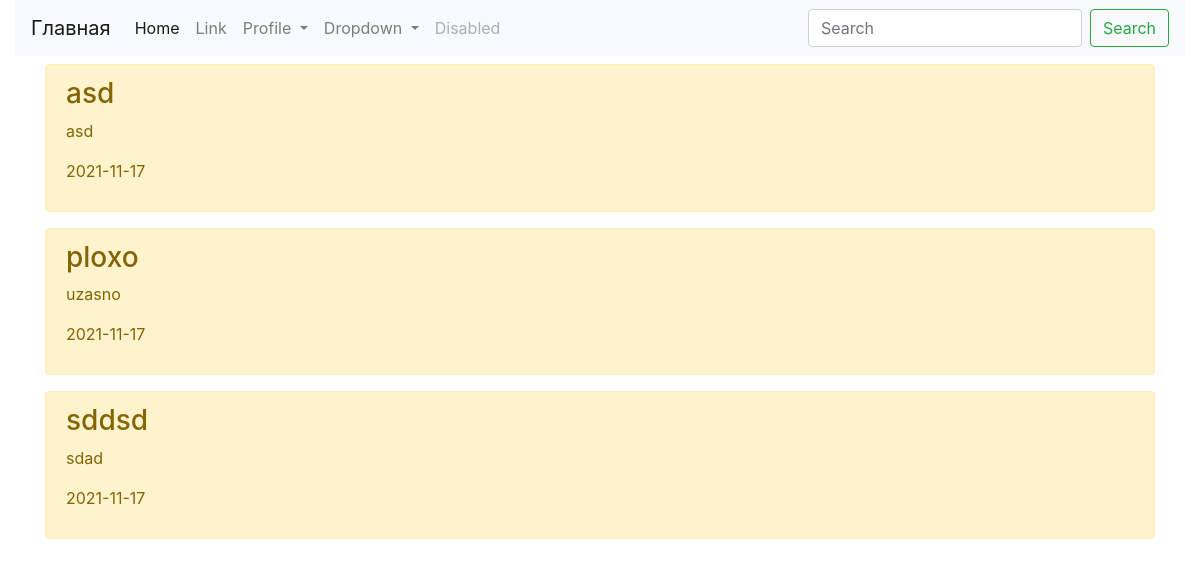
/otziv/, run on the app's committed database.
### polls/models.py (models this page shows)
class Comment (models.Model):
    title = models.CharField(max_length = 255)
    content = models.TextField(blank = True)
    created_at = models.DateTimeField(auto_now_add = True)
    def __str__(self):
        return self.title

### polls/views.py (the view)
# urls.py: path('otziv/', otziv, name = "otziv"),
def otziv(request):
	coments = Comment.objects.order_by('-id')
	print(coments)
	return render(request, 'otziv.html', { 'coments': coments } )

### templates/otziv.html (shortened to what this page needs)
{% extends 'base.html' %}
{% block content %}
{% for coment in coments %}
<div class = "alert alert-warning mt-2">
    <h3> {{ coment.title}}  </h3>
    <p> {{ coment.content|safe }} </p>
    <p> {{ coment.created_at|date:"Y-m-d" }} </p>
</div>
{% endfor %}
{% endblock %}

### data on the page
Comment: title "asd", content "asd", created_at "2021-11-17"
Comment: title "ploxo", content "uzasno", created_at "2021-11-17"
Comment: title "sddsd", content "sdad", created_at "2021-11-17"
